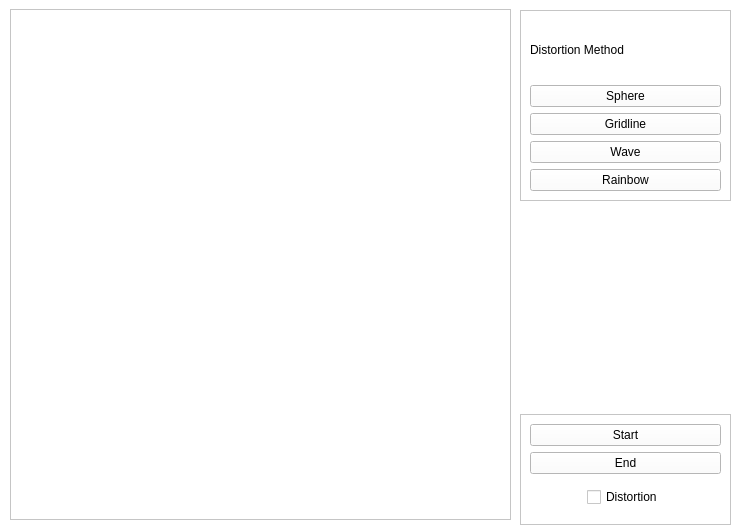
<?xml version="1.0" encoding="UTF-8"?>
<ui version="4.0">
 <author>Dong Wang</author>
 <class>MainWidget</class>
 <widget class="QWidget" name="MainWidget">
  <property name="geometry">
   <rect>
    <x>0</x>
    <y>0</y>
    <width>742</width>
    <height>530</height>
   </rect>
  </property>
  <property name="palette">
   <palette>
    <active>
     <colorrole role="WindowText">
      <brush brushstyle="SolidPattern">
       <color alpha="255">
        <red>0</red>
        <green>0</green>
        <blue>0</blue>
       </color>
      </brush>
     </colorrole>
     <colorrole role="Button">
      <brush brushstyle="SolidPattern">
       <color alpha="255">
        <red>255</red>
        <green>255</green>
        <blue>255</blue>
       </color>
      </brush>
     </colorrole>
     <colorrole role="Light">
      <brush brushstyle="SolidPattern">
       <color alpha="255">
        <red>255</red>
        <green>255</green>
        <blue>255</blue>
       </color>
      </brush>
     </colorrole>
     <colorrole role="Midlight">
      <brush brushstyle="SolidPattern">
       <color alpha="255">
        <red>255</red>
        <green>255</green>
        <blue>255</blue>
       </color>
      </brush>
     </colorrole>
     <colorrole role="Dark">
      <brush brushstyle="SolidPattern">
       <color alpha="255">
        <red>127</red>
        <green>127</green>
        <blue>127</blue>
       </color>
      </brush>
     </colorrole>
     <colorrole role="Mid">
      <brush brushstyle="SolidPattern">
       <color alpha="255">
        <red>170</red>
        <green>170</green>
        <blue>170</blue>
       </color>
      </brush>
     </colorrole>
     <colorrole role="Text">
      <brush brushstyle="SolidPattern">
       <color alpha="255">
        <red>0</red>
        <green>0</green>
        <blue>0</blue>
       </color>
      </brush>
     </colorrole>
     <colorrole role="BrightText">
      <brush brushstyle="SolidPattern">
       <color alpha="255">
        <red>255</red>
        <green>255</green>
        <blue>255</blue>
       </color>
      </brush>
     </colorrole>
     <colorrole role="ButtonText">
      <brush brushstyle="SolidPattern">
       <color alpha="255">
        <red>0</red>
        <green>0</green>
        <blue>0</blue>
       </color>
      </brush>
     </colorrole>
     <colorrole role="Base">
      <brush brushstyle="SolidPattern">
       <color alpha="255">
        <red>255</red>
        <green>255</green>
        <blue>255</blue>
       </color>
      </brush>
     </colorrole>
     <colorrole role="Window">
      <brush brushstyle="SolidPattern">
       <color alpha="255">
        <red>255</red>
        <green>255</green>
        <blue>255</blue>
       </color>
      </brush>
     </colorrole>
     <colorrole role="Shadow">
      <brush brushstyle="SolidPattern">
       <color alpha="255">
        <red>0</red>
        <green>0</green>
        <blue>0</blue>
       </color>
      </brush>
     </colorrole>
     <colorrole role="AlternateBase">
      <brush brushstyle="SolidPattern">
       <color alpha="255">
        <red>255</red>
        <green>255</green>
        <blue>255</blue>
       </color>
      </brush>
     </colorrole>
     <colorrole role="ToolTipBase">
      <brush brushstyle="SolidPattern">
       <color alpha="255">
        <red>255</red>
        <green>255</green>
        <blue>220</blue>
       </color>
      </brush>
     </colorrole>
     <colorrole role="ToolTipText">
      <brush brushstyle="SolidPattern">
       <color alpha="255">
        <red>0</red>
        <green>0</green>
        <blue>0</blue>
       </color>
      </brush>
     </colorrole>
    </active>
    <inactive>
     <colorrole role="WindowText">
      <brush brushstyle="SolidPattern">
       <color alpha="255">
        <red>0</red>
        <green>0</green>
        <blue>0</blue>
       </color>
      </brush>
     </colorrole>
     <colorrole role="Button">
      <brush brushstyle="SolidPattern">
       <color alpha="255">
        <red>255</red>
        <green>255</green>
        <blue>255</blue>
       </color>
      </brush>
     </colorrole>
     <colorrole role="Light">
      <brush brushstyle="SolidPattern">
       <color alpha="255">
        <red>255</red>
        <green>255</green>
        <blue>255</blue>
       </color>
      </brush>
     </colorrole>
     <colorrole role="Midlight">
      <brush brushstyle="SolidPattern">
       <color alpha="255">
        <red>255</red>
        <green>255</green>
        <blue>255</blue>
       </color>
      </brush>
     </colorrole>
     <colorrole role="Dark">
      <brush brushstyle="SolidPattern">
       <color alpha="255">
        <red>127</red>
        <green>127</green>
        <blue>127</blue>
       </color>
      </brush>
     </colorrole>
     <colorrole role="Mid">
      <brush brushstyle="SolidPattern">
       <color alpha="255">
        <red>170</red>
        <green>170</green>
        <blue>170</blue>
       </color>
      </brush>
     </colorrole>
     <colorrole role="Text">
      <brush brushstyle="SolidPattern">
       <color alpha="255">
        <red>0</red>
        <green>0</green>
        <blue>0</blue>
       </color>
      </brush>
     </colorrole>
     <colorrole role="BrightText">
      <brush brushstyle="SolidPattern">
       <color alpha="255">
        <red>255</red>
        <green>255</green>
        <blue>255</blue>
       </color>
      </brush>
     </colorrole>
     <colorrole role="ButtonText">
      <brush brushstyle="SolidPattern">
       <color alpha="255">
        <red>0</red>
        <green>0</green>
        <blue>0</blue>
       </color>
      </brush>
     </colorrole>
     <colorrole role="Base">
      <brush brushstyle="SolidPattern">
       <color alpha="255">
        <red>255</red>
        <green>255</green>
        <blue>255</blue>
       </color>
      </brush>
     </colorrole>
     <colorrole role="Window">
      <brush brushstyle="SolidPattern">
       <color alpha="255">
        <red>255</red>
        <green>255</green>
        <blue>255</blue>
       </color>
      </brush>
     </colorrole>
     <colorrole role="Shadow">
      <brush brushstyle="SolidPattern">
       <color alpha="255">
        <red>0</red>
        <green>0</green>
        <blue>0</blue>
       </color>
      </brush>
     </colorrole>
     <colorrole role="AlternateBase">
      <brush brushstyle="SolidPattern">
       <color alpha="255">
        <red>255</red>
        <green>255</green>
        <blue>255</blue>
       </color>
      </brush>
     </colorrole>
     <colorrole role="ToolTipBase">
      <brush brushstyle="SolidPattern">
       <color alpha="255">
        <red>255</red>
        <green>255</green>
        <blue>220</blue>
       </color>
      </brush>
     </colorrole>
     <colorrole role="ToolTipText">
      <brush brushstyle="SolidPattern">
       <color alpha="255">
        <red>0</red>
        <green>0</green>
        <blue>0</blue>
       </color>
      </brush>
     </colorrole>
    </inactive>
    <disabled>
     <colorrole role="WindowText">
      <brush brushstyle="SolidPattern">
       <color alpha="255">
        <red>127</red>
        <green>127</green>
        <blue>127</blue>
       </color>
      </brush>
     </colorrole>
     <colorrole role="Button">
      <brush brushstyle="SolidPattern">
       <color alpha="255">
        <red>255</red>
        <green>255</green>
        <blue>255</blue>
       </color>
      </brush>
     </colorrole>
     <colorrole role="Light">
      <brush brushstyle="SolidPattern">
       <color alpha="255">
        <red>255</red>
        <green>255</green>
        <blue>255</blue>
       </color>
      </brush>
     </colorrole>
     <colorrole role="Midlight">
      <brush brushstyle="SolidPattern">
       <color alpha="255">
        <red>255</red>
        <green>255</green>
        <blue>255</blue>
       </color>
      </brush>
     </colorrole>
     <colorrole role="Dark">
      <brush brushstyle="SolidPattern">
       <color alpha="255">
        <red>127</red>
        <green>127</green>
        <blue>127</blue>
       </color>
      </brush>
     </colorrole>
     <colorrole role="Mid">
      <brush brushstyle="SolidPattern">
       <color alpha="255">
        <red>170</red>
        <green>170</green>
        <blue>170</blue>
       </color>
      </brush>
     </colorrole>
     <colorrole role="Text">
      <brush brushstyle="SolidPattern">
       <color alpha="255">
        <red>127</red>
        <green>127</green>
        <blue>127</blue>
       </color>
      </brush>
     </colorrole>
     <colorrole role="BrightText">
      <brush brushstyle="SolidPattern">
       <color alpha="255">
        <red>255</red>
        <green>255</green>
        <blue>255</blue>
       </color>
      </brush>
     </colorrole>
     <colorrole role="ButtonText">
      <brush brushstyle="SolidPattern">
       <color alpha="255">
        <red>127</red>
        <green>127</green>
        <blue>127</blue>
       </color>
      </brush>
     </colorrole>
     <colorrole role="Base">
      <brush brushstyle="SolidPattern">
       <color alpha="255">
        <red>255</red>
        <green>255</green>
        <blue>255</blue>
       </color>
      </brush>
     </colorrole>
     <colorrole role="Window">
      <brush brushstyle="SolidPattern">
       <color alpha="255">
        <red>255</red>
        <green>255</green>
        <blue>255</blue>
       </color>
      </brush>
     </colorrole>
     <colorrole role="Shadow">
      <brush brushstyle="SolidPattern">
       <color alpha="255">
        <red>0</red>
        <green>0</green>
        <blue>0</blue>
       </color>
      </brush>
     </colorrole>
     <colorrole role="AlternateBase">
      <brush brushstyle="SolidPattern">
       <color alpha="255">
        <red>255</red>
        <green>255</green>
        <blue>255</blue>
       </color>
      </brush>
     </colorrole>
     <colorrole role="ToolTipBase">
      <brush brushstyle="SolidPattern">
       <color alpha="255">
        <red>255</red>
        <green>255</green>
        <blue>220</blue>
       </color>
      </brush>
     </colorrole>
     <colorrole role="ToolTipText">
      <brush brushstyle="SolidPattern">
       <color alpha="255">
        <red>0</red>
        <green>0</green>
        <blue>0</blue>
       </color>
      </brush>
     </colorrole>
    </disabled>
   </palette>
  </property>
  <property name="windowTitle">
   <string>Motion Triggered Face Distortion </string>
  </property>
  <property name="whatsThis">
   <string>&lt;html&gt;&lt;head/&gt;&lt;body&gt;&lt;p&gt;&lt;br/&gt;&lt;/p&gt;&lt;/body&gt;&lt;/html&gt;</string>
  </property>
  <widget class="QFrame" name="video_frame">
   <property name="geometry">
    <rect>
     <x>10</x>
     <y>9</y>
     <width>501</width>
     <height>511</height>
    </rect>
   </property>
   <property name="frameShape">
    <enum>QFrame::StyledPanel</enum>
   </property>
   <property name="frameShadow">
    <enum>QFrame::Raised</enum>
   </property>
   <widget class="QLabel" name="VideoFrame">
    <property name="geometry">
     <rect>
      <x>10</x>
      <y>15</y>
      <width>481</width>
      <height>481</height>
     </rect>
    </property>
    <property name="text">
     <string/>
    </property>
   </widget>
  </widget>
  <widget class="QFrame" name="distortion_controller">
   <property name="geometry">
    <rect>
     <x>520</x>
     <y>10</y>
     <width>211</width>
     <height>191</height>
    </rect>
   </property>
   <property name="frameShape">
    <enum>QFrame::StyledPanel</enum>
   </property>
   <property name="frameShadow">
    <enum>QFrame::Raised</enum>
   </property>
   <layout class="QGridLayout" name="gridLayout_3">
    <item row="0" column="0">
     <layout class="QGridLayout" name="gridLayout_2">
      <item row="2" column="0">
       <widget class="QPushButton" name="gridline">
        <property name="text">
         <string>Gridline</string>
        </property>
       </widget>
      </item>
      <item row="1" column="0">
       <widget class="QPushButton" name="sphere">
        <property name="text">
         <string>Sphere</string>
        </property>
       </widget>
      </item>
      <item row="0" column="0">
       <widget class="QLabel" name="label">
        <property name="text">
         <string>Distortion Method</string>
        </property>
       </widget>
      </item>
      <item row="3" column="0">
       <widget class="QPushButton" name="wave">
        <property name="text">
         <string>Wave</string>
        </property>
       </widget>
      </item>
      <item row="4" column="0">
       <widget class="QPushButton" name="rainbow">
        <property name="text">
         <string>Rainbow</string>
        </property>
       </widget>
      </item>
     </layout>
    </item>
   </layout>
  </widget>
  <widget class="QFrame" name="video_controller">
   <property name="geometry">
    <rect>
     <x>520</x>
     <y>414</y>
     <width>211</width>
     <height>111</height>
    </rect>
   </property>
   <property name="frameShape">
    <enum>QFrame::StyledPanel</enum>
   </property>
   <property name="frameShadow">
    <enum>QFrame::Raised</enum>
   </property>
   <layout class="QVBoxLayout" name="verticalLayout_2">
    <item>
     <layout class="QVBoxLayout" name="verticalLayout">
      <item>
       <widget class="QPushButton" name="start_video">
        <property name="text">
         <string>Start</string>
        </property>
       </widget>
      </item>
      <item>
       <widget class="QPushButton" name="end_video">
        <property name="text">
         <string>End</string>
        </property>
       </widget>
      </item>
      <item alignment="Qt::AlignHCenter|Qt::AlignVCenter">
       <widget class="QCheckBox" name="is_distorted">
        <property name="text">
         <string>Distortion</string>
        </property>
       </widget>
      </item>
     </layout>
    </item>
   </layout>
  </widget>
 </widget>
 <resources/>
 <connections/>
</ui>
